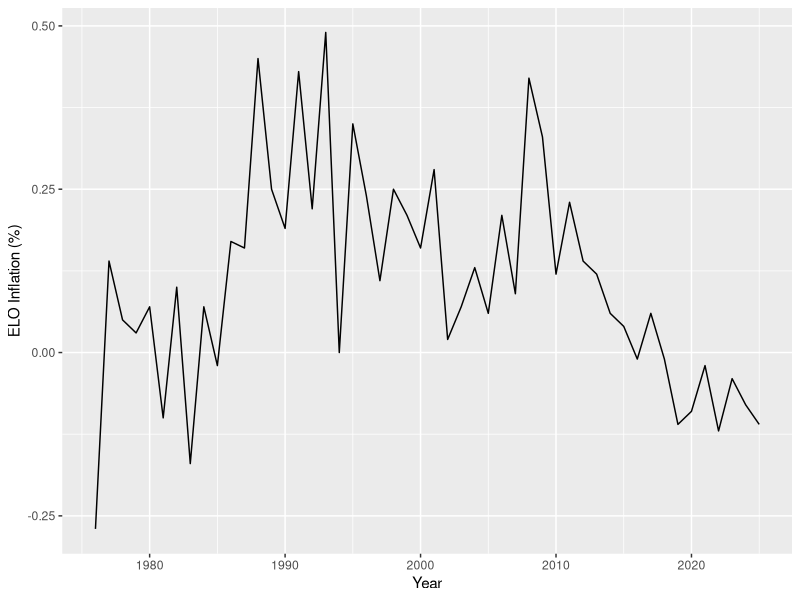

Write R code to recreate this figure.
library(ggplot2)

x <- c(1976:2025)
y <- c(-0.27,0.14,0.05,0.03,0.07,-0.10,0.10,-0.17,0.07,-0.02,0.17,0.16,0.45,0.25,0.19,0.43,0.22,0.49,0.00,0.35,0.24,0.11,0.25,0.21,0.16,0.28,0.02,0.07,0.13,0.06,0.21,0.09,0.42,0.33,0.12,0.23,0.14,0.12,0.06,0.04,-0.01,0.06,-0.01,-0.11,-0.09,-0.02,-0.12,-0.04,-0.08,-0.11)

data <- data.frame(xValue = x, yValue = y)

ggplot(data, aes(x = xValue, y = yValue)) +
  geom_line() +
  labs(x = "Year", y = "ELO Inflation (%)") 